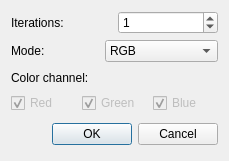
<?xml version="1.0" encoding="UTF-8"?>
<ui version="4.0">
 <class>sharpenFilterDialog</class>
 <widget class="QDialog" name="sharpenFilterDialog">
  <property name="geometry">
   <rect>
    <x>0</x>
    <y>0</y>
    <width>229</width>
    <height>161</height>
   </rect>
  </property>
  <property name="windowTitle">
   <string>Apply sharpening</string>
  </property>
  <layout class="QGridLayout" name="gridLayout">
   <item row="0" column="0">
    <widget class="QSplitter" name="splitter">
     <property name="orientation">
      <enum>Qt::Horizontal</enum>
     </property>
     <widget class="QWidget" name="layoutWidget">
      <layout class="QVBoxLayout" name="verticalLayout_2">
       <item>
        <layout class="QHBoxLayout" name="horizontalLayout_2">
         <item>
          <widget class="QLabel" name="label">
           <property name="text">
            <string>Iterations:</string>
           </property>
          </widget>
         </item>
         <item>
          <widget class="QSpinBox" name="iterationsValue">
           <property name="maximum">
            <number>256</number>
           </property>
           <property name="value">
            <number>1</number>
           </property>
          </widget>
         </item>
        </layout>
       </item>
       <item>
        <layout class="QHBoxLayout" name="horizontalLayout">
         <item>
          <widget class="QLabel" name="modeLabel">
           <property name="text">
            <string>Mode:</string>
           </property>
          </widget>
         </item>
         <item>
          <widget class="QComboBox" name="comboBox">
           <item>
            <property name="text">
             <string>RGB</string>
            </property>
           </item>
           <item>
            <property name="text">
             <string>Color channels</string>
            </property>
           </item>
          </widget>
         </item>
        </layout>
       </item>
       <item>
        <layout class="QVBoxLayout" name="verticalLayout">
         <item>
          <widget class="QLabel" name="colorChannelLabel">
           <property name="text">
            <string>Color channel:</string>
           </property>
          </widget>
         </item>
         <item>
          <layout class="QHBoxLayout" name="horizontalLayout_3">
           <item>
            <widget class="QCheckBox" name="redCheck">
             <property name="enabled">
              <bool>false</bool>
             </property>
             <property name="text">
              <string>Red</string>
             </property>
             <property name="checked">
              <bool>true</bool>
             </property>
            </widget>
           </item>
           <item>
            <widget class="QCheckBox" name="greenCheck">
             <property name="enabled">
              <bool>false</bool>
             </property>
             <property name="text">
              <string>Green</string>
             </property>
             <property name="checked">
              <bool>true</bool>
             </property>
            </widget>
           </item>
           <item>
            <widget class="QCheckBox" name="blueCheck">
             <property name="enabled">
              <bool>false</bool>
             </property>
             <property name="text">
              <string>Blue</string>
             </property>
             <property name="checked">
              <bool>true</bool>
             </property>
            </widget>
           </item>
          </layout>
         </item>
        </layout>
       </item>
      </layout>
     </widget>
    </widget>
   </item>
   <item row="1" column="0">
    <layout class="QHBoxLayout">
     <property name="spacing">
      <number>6</number>
     </property>
     <property name="leftMargin">
      <number>0</number>
     </property>
     <property name="topMargin">
      <number>0</number>
     </property>
     <property name="rightMargin">
      <number>0</number>
     </property>
     <property name="bottomMargin">
      <number>0</number>
     </property>
     <item>
      <spacer>
       <property name="orientation">
        <enum>Qt::Horizontal</enum>
       </property>
       <property name="sizeHint" stdset="0">
        <size>
         <width>131</width>
         <height>31</height>
        </size>
       </property>
      </spacer>
     </item>
     <item>
      <widget class="QPushButton" name="okButton">
       <property name="text">
        <string>OK</string>
       </property>
      </widget>
     </item>
     <item>
      <widget class="QPushButton" name="cancelButton">
       <property name="text">
        <string>Cancel</string>
       </property>
      </widget>
     </item>
    </layout>
   </item>
  </layout>
 </widget>
 <resources/>
 <connections>
  <connection>
   <sender>okButton</sender>
   <signal>clicked()</signal>
   <receiver>sharpenFilterDialog</receiver>
   <slot>accept()</slot>
   <hints>
    <hint type="sourcelabel">
     <x>278</x>
     <y>253</y>
    </hint>
    <hint type="destinationlabel">
     <x>96</x>
     <y>254</y>
    </hint>
   </hints>
  </connection>
  <connection>
   <sender>cancelButton</sender>
   <signal>clicked()</signal>
   <receiver>sharpenFilterDialog</receiver>
   <slot>reject()</slot>
   <hints>
    <hint type="sourcelabel">
     <x>369</x>
     <y>253</y>
    </hint>
    <hint type="destinationlabel">
     <x>179</x>
     <y>282</y>
    </hint>
   </hints>
  </connection>
 </connections>
</ui>
